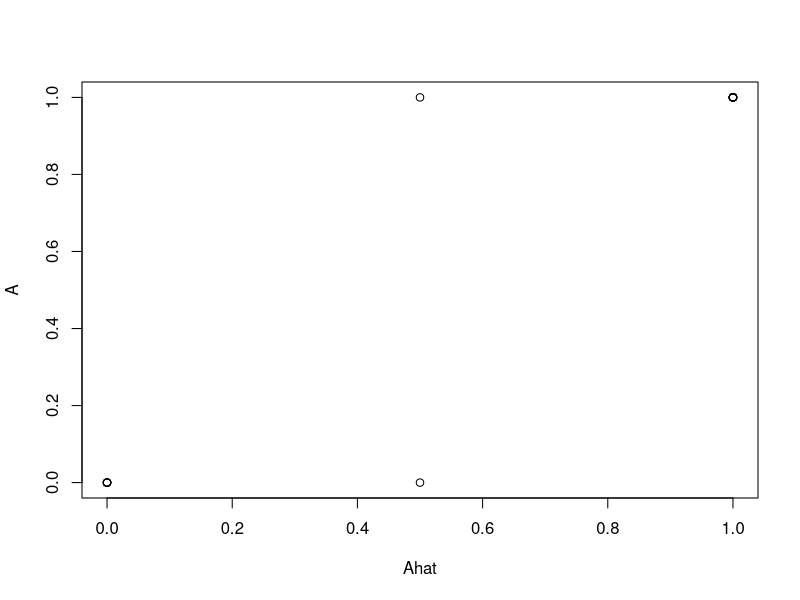

The R script that drew this image:
## ---- chunk 1
# gene x drug - e.g. based on binding affinities
B <- matrix(c(
    0, 1, 1,
    1, 0, 0,
    0, 1, 0,
    0, 0, 1,
    0, 0, 0,
    0, 1, 1
), 6, 3)

# trait x se - matches trait names to side effect terms
D <- matrix(c(
    1, 0, 0, 0, 0,
    1, 0, 0, 0, 0,
    0, 1, 0, 0, 0,
    0, 1, 0, 0, 0,
    0, 0, 1, 0, 0, 
    0, 0, 1, 0, 0,
    0, 0, 1, 0, 0,
    0, 0, 1, 0, 0,
    0, 0, 0, 1, 0,
    0, 0, 0, 1, 0
), 10, 5)

# True mapping of genes to side effects - we don't observe this
gse <- matrix(c(
    1, 0, 0, 0, 0, 0,
    1, 1, 0, 0, 0, 0,
    0, 0, 1, 0, 0, 0,
    0, 0, 0, 1, 1, 0,
    0, 0, 0, 0, 1, 0
), 5, 6)

# True drug x side effect matrix is generated from gene side effects by gene drug binding
A <- gse %*% B
A
## ---- chunk 2
C <- D %*% gse
C
## ---- chunk 3
library(pracma)
Ahat <- pinv(D) %*% C %*% B
## ---- chunk 4
cor(c(Ahat), c(A))
## ---- chunk 5
plot(Ahat, A)
## ---- chunk 6
sessionInfo()
